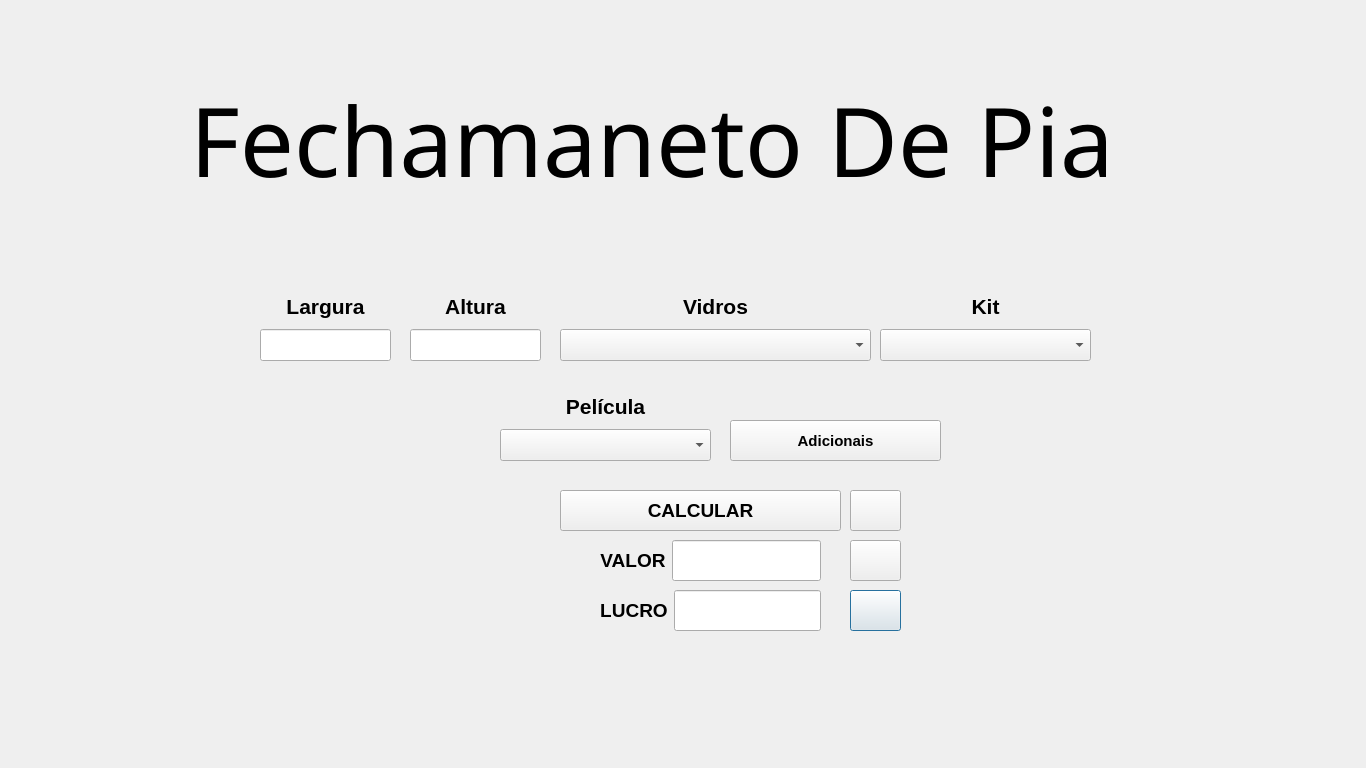
<?xml version="1.0" encoding="UTF-8"?>
<ui version="4.0">
 <class>FechamentoDePia</class>
 <widget class="QDialog" name="FechamentoDePia">
  <property name="geometry">
   <rect>
    <x>0</x>
    <y>0</y>
    <width>1366</width>
    <height>768</height>
   </rect>
  </property>
  <property name="windowTitle">
   <string>Dialog</string>
  </property>
  <widget class="QPushButton" name="pushButtonLimpar">
   <property name="geometry">
    <rect>
     <x>850</x>
     <y>590</y>
     <width>51</width>
     <height>41</height>
    </rect>
   </property>
   <property name="text">
    <string/>
   </property>
   <property name="icon">
    <iconset resource="files.qrc">
     <normaloff>:/imagens/limpar.png</normaloff>:/imagens/limpar.png</iconset>
   </property>
   <property name="iconSize">
    <size>
     <width>24</width>
     <height>24</height>
    </size>
   </property>
  </widget>
  <widget class="QWidget" name="layoutWidget_6">
   <property name="geometry">
    <rect>
     <x>600</x>
     <y>540</y>
     <width>221</width>
     <height>41</height>
    </rect>
   </property>
   <layout class="QHBoxLayout" name="horizontalLayout">
    <item>
     <widget class="QLabel" name="label_4">
      <property name="text">
       <string>&lt;html&gt;&lt;head/&gt;&lt;body&gt;&lt;p align=&quot;center&quot;&gt;&lt;span style=&quot; font-size:14pt; font-weight:700;&quot;&gt;VALOR&lt;/span&gt;&lt;/p&gt;&lt;/body&gt;&lt;/html&gt;</string>
      </property>
     </widget>
    </item>
    <item>
     <widget class="QLineEdit" name="lineEditValor">
      <property name="sizePolicy">
       <sizepolicy hsizetype="Expanding" vsizetype="Preferred">
        <horstretch>0</horstretch>
        <verstretch>0</verstretch>
       </sizepolicy>
      </property>
      <property name="font">
       <font>
        <pointsize>16</pointsize>
        <bold>true</bold>
       </font>
      </property>
     </widget>
    </item>
   </layout>
  </widget>
  <widget class="QWidget" name="layoutWidget_9">
   <property name="geometry">
    <rect>
     <x>500</x>
     <y>390</y>
     <width>211</width>
     <height>71</height>
    </rect>
   </property>
   <layout class="QVBoxLayout" name="verticalLayout_8">
    <item>
     <widget class="QLabel" name="label_7">
      <property name="text">
       <string>&lt;html&gt;&lt;head/&gt;&lt;body&gt;&lt;p align=&quot;center&quot;&gt;&lt;span style=&quot; font-size:16pt; font-weight:700;&quot;&gt;Película&lt;/span&gt;&lt;/p&gt;&lt;/body&gt;&lt;/html&gt;</string>
      </property>
     </widget>
    </item>
    <item>
     <widget class="QComboBox" name="comboBoxPelicula">
      <property name="sizePolicy">
       <sizepolicy hsizetype="Preferred" vsizetype="Preferred">
        <horstretch>0</horstretch>
        <verstretch>0</verstretch>
       </sizepolicy>
      </property>
      <property name="font">
       <font>
        <pointsize>11</pointsize>
        <bold>true</bold>
       </font>
      </property>
      <item>
       <property name="text">
        <string/>
       </property>
      </item>
     </widget>
    </item>
   </layout>
  </widget>
  <widget class="QPushButton" name="pushButtonCalcular">
   <property name="geometry">
    <rect>
     <x>560</x>
     <y>490</y>
     <width>281</width>
     <height>41</height>
    </rect>
   </property>
   <property name="sizePolicy">
    <sizepolicy hsizetype="Minimum" vsizetype="Preferred">
     <horstretch>0</horstretch>
     <verstretch>0</verstretch>
    </sizepolicy>
   </property>
   <property name="font">
    <font>
     <pointsize>14</pointsize>
     <bold>true</bold>
    </font>
   </property>
   <property name="text">
    <string>CALCULAR</string>
   </property>
  </widget>
  <widget class="QWidget" name="layoutWidget_5">
   <property name="geometry">
    <rect>
     <x>260</x>
     <y>290</y>
     <width>131</width>
     <height>71</height>
    </rect>
   </property>
   <layout class="QVBoxLayout" name="verticalLayout">
    <item>
     <widget class="QLabel" name="labelLargura">
      <property name="font">
       <font>
        <pointsize>14</pointsize>
        <bold>true</bold>
       </font>
      </property>
      <property name="text">
       <string>&lt;html&gt;&lt;head/&gt;&lt;body&gt;&lt;p align=&quot;center&quot;&gt;&lt;span style=&quot; font-size:16pt;&quot;&gt;Largura&lt;/span&gt;&lt;/p&gt;&lt;/body&gt;&lt;/html&gt;</string>
      </property>
     </widget>
    </item>
    <item>
     <widget class="QLineEdit" name="lineEditLargura">
      <property name="sizePolicy">
       <sizepolicy hsizetype="Expanding" vsizetype="Preferred">
        <horstretch>0</horstretch>
        <verstretch>0</verstretch>
       </sizepolicy>
      </property>
      <property name="font">
       <font>
        <pointsize>11</pointsize>
        <bold>true</bold>
       </font>
      </property>
     </widget>
    </item>
   </layout>
  </widget>
  <widget class="QWidget" name="layoutWidget_7">
   <property name="geometry">
    <rect>
     <x>880</x>
     <y>290</y>
     <width>211</width>
     <height>71</height>
    </rect>
   </property>
   <layout class="QVBoxLayout" name="verticalLayout_5">
    <item>
     <widget class="QLabel" name="label_3">
      <property name="text">
       <string>&lt;html&gt;&lt;head/&gt;&lt;body&gt;&lt;p align=&quot;center&quot;&gt;&lt;span style=&quot; font-size:16pt; font-weight:700;&quot;&gt;Kit&lt;/span&gt;&lt;/p&gt;&lt;/body&gt;&lt;/html&gt;</string>
      </property>
     </widget>
    </item>
    <item>
     <widget class="QComboBox" name="comboBoxKit">
      <property name="sizePolicy">
       <sizepolicy hsizetype="Preferred" vsizetype="Preferred">
        <horstretch>0</horstretch>
        <verstretch>0</verstretch>
       </sizepolicy>
      </property>
      <property name="font">
       <font>
        <pointsize>11</pointsize>
        <bold>true</bold>
       </font>
      </property>
      <item>
       <property name="text">
        <string/>
       </property>
      </item>
     </widget>
    </item>
   </layout>
  </widget>
  <widget class="QLabel" name="label">
   <property name="geometry">
    <rect>
     <x>190</x>
     <y>70</y>
     <width>981</width>
     <height>141</height>
    </rect>
   </property>
   <property name="font">
    <font>
     <family>Matura MT Script Capitals</family>
     <pointsize>72</pointsize>
     <bold>false</bold>
    </font>
   </property>
   <property name="text">
    <string>&lt;html&gt;&lt;head/&gt;&lt;body&gt;&lt;p&gt;Fechamaneto De Pia&lt;/p&gt;&lt;/body&gt;&lt;/html&gt;</string>
   </property>
  </widget>
  <widget class="QWidget" name="layoutWidget_2">
   <property name="geometry">
    <rect>
     <x>560</x>
     <y>290</y>
     <width>311</width>
     <height>71</height>
    </rect>
   </property>
   <layout class="QVBoxLayout" name="verticalLayout_3">
    <item>
     <widget class="QLabel" name="labelVidros">
      <property name="font">
       <font>
        <pointsize>14</pointsize>
        <bold>true</bold>
       </font>
      </property>
      <property name="text">
       <string>&lt;html&gt;&lt;head/&gt;&lt;body&gt;&lt;p align=&quot;center&quot;&gt;&lt;span style=&quot; font-size:16pt;&quot;&gt;Vidros&lt;/span&gt;&lt;/p&gt;&lt;/body&gt;&lt;/html&gt;</string>
      </property>
     </widget>
    </item>
    <item>
     <widget class="QComboBox" name="comboBoxVidros">
      <property name="sizePolicy">
       <sizepolicy hsizetype="Preferred" vsizetype="Preferred">
        <horstretch>0</horstretch>
        <verstretch>0</verstretch>
       </sizepolicy>
      </property>
      <property name="font">
       <font>
        <pointsize>11</pointsize>
        <bold>true</bold>
       </font>
      </property>
      <item>
       <property name="text">
        <string/>
       </property>
      </item>
     </widget>
    </item>
   </layout>
  </widget>
  <widget class="QWidget" name="layoutWidget_8">
   <property name="geometry">
    <rect>
     <x>410</x>
     <y>290</y>
     <width>131</width>
     <height>71</height>
    </rect>
   </property>
   <layout class="QVBoxLayout" name="verticalLayout_2">
    <item>
     <widget class="QLabel" name="labelAltura">
      <property name="font">
       <font>
        <pointsize>14</pointsize>
        <bold>true</bold>
       </font>
      </property>
      <property name="text">
       <string>&lt;html&gt;&lt;head/&gt;&lt;body&gt;&lt;p align=&quot;center&quot;&gt;&lt;span style=&quot; font-size:16pt;&quot;&gt;Altura&lt;/span&gt;&lt;/p&gt;&lt;/body&gt;&lt;/html&gt;</string>
      </property>
     </widget>
    </item>
    <item>
     <widget class="QLineEdit" name="lineEditAltura">
      <property name="sizePolicy">
       <sizepolicy hsizetype="Expanding" vsizetype="Preferred">
        <horstretch>0</horstretch>
        <verstretch>0</verstretch>
       </sizepolicy>
      </property>
      <property name="font">
       <font>
        <pointsize>11</pointsize>
        <bold>true</bold>
       </font>
      </property>
     </widget>
    </item>
   </layout>
  </widget>
  <widget class="QPushButton" name="pushButtonSalvar">
   <property name="geometry">
    <rect>
     <x>850</x>
     <y>540</y>
     <width>51</width>
     <height>41</height>
    </rect>
   </property>
   <property name="text">
    <string/>
   </property>
   <property name="icon">
    <iconset resource="files.qrc">
     <normaloff>:/imagens/salvar.png</normaloff>:/imagens/salvar.png</iconset>
   </property>
   <property name="iconSize">
    <size>
     <width>24</width>
     <height>24</height>
    </size>
   </property>
  </widget>
  <widget class="QPushButton" name="pushButtonDesconto">
   <property name="geometry">
    <rect>
     <x>850</x>
     <y>490</y>
     <width>51</width>
     <height>41</height>
    </rect>
   </property>
   <property name="text">
    <string/>
   </property>
   <property name="icon">
    <iconset resource="files.qrc">
     <normaloff>:/imagens/desconto.png</normaloff>:/imagens/desconto.png</iconset>
   </property>
   <property name="iconSize">
    <size>
     <width>24</width>
     <height>24</height>
    </size>
   </property>
  </widget>
  <widget class="QPushButton" name="pushButtonRefatorando">
   <property name="geometry">
    <rect>
     <x>730</x>
     <y>420</y>
     <width>211</width>
     <height>41</height>
    </rect>
   </property>
   <property name="font">
    <font>
     <pointsize>11</pointsize>
     <bold>true</bold>
    </font>
   </property>
   <property name="text">
    <string>Adicionais</string>
   </property>
   <property name="icon">
    <iconset resource="files.qrc">
     <normaloff>:/imagens/adicionar-a-cesta.png</normaloff>:/imagens/adicionar-a-cesta.png</iconset>
   </property>
   <property name="iconSize">
    <size>
     <width>24</width>
     <height>24</height>
    </size>
   </property>
  </widget>
  <widget class="QWidget" name="layoutWidget">
   <property name="geometry">
    <rect>
     <x>600</x>
     <y>590</y>
     <width>221</width>
     <height>41</height>
    </rect>
   </property>
   <layout class="QVBoxLayout" name="verticalLayout_6">
    <item>
     <layout class="QHBoxLayout" name="horizontalLayout_2">
      <item>
       <widget class="QLabel" name="label_6">
        <property name="text">
         <string>&lt;html&gt;&lt;head/&gt;&lt;body&gt;&lt;p align=&quot;center&quot;&gt;&lt;span style=&quot; font-size:14pt; font-weight:700;&quot;&gt;LUCRO&lt;/span&gt;&lt;/p&gt;&lt;/body&gt;&lt;/html&gt;</string>
        </property>
       </widget>
      </item>
      <item>
       <widget class="QLineEdit" name="lineEditLucro">
        <property name="sizePolicy">
         <sizepolicy hsizetype="Expanding" vsizetype="Preferred">
          <horstretch>0</horstretch>
          <verstretch>0</verstretch>
         </sizepolicy>
        </property>
        <property name="font">
         <font>
          <pointsize>11</pointsize>
          <bold>true</bold>
         </font>
        </property>
        <property name="whatsThis">
         <string>&lt;html&gt;&lt;head/&gt;&lt;body&gt;&lt;p align=&quot;center&quot;&gt;&lt;br/&gt;&lt;/p&gt;&lt;/body&gt;&lt;/html&gt;</string>
        </property>
       </widget>
      </item>
     </layout>
    </item>
   </layout>
  </widget>
 </widget>
 <resources>
  <include location="files.qrc"/>
 </resources>
 <connections/>
</ui>
